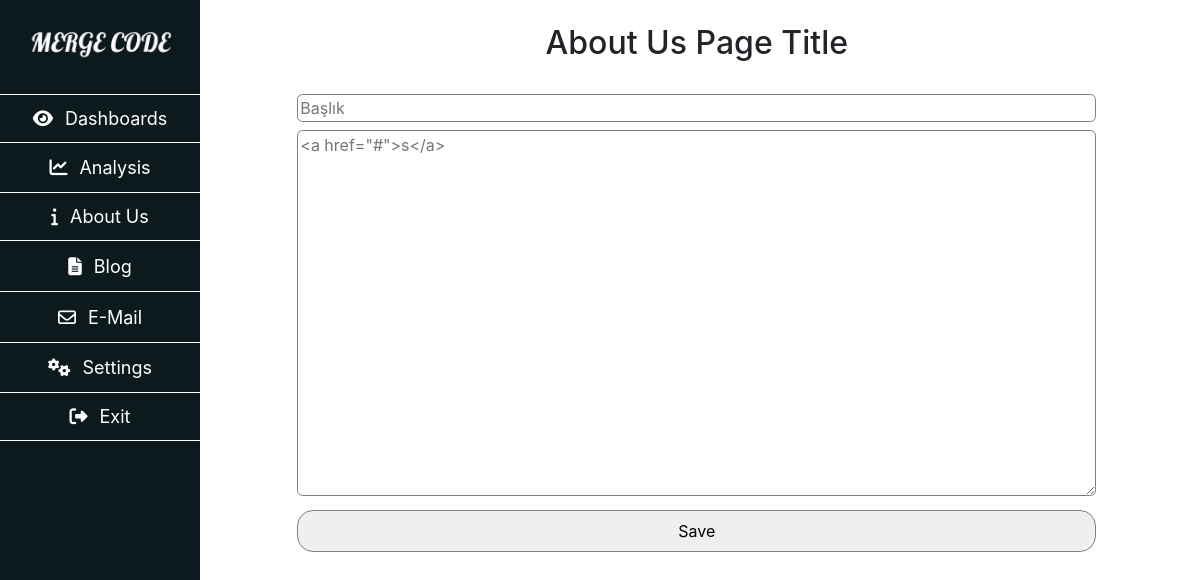
/mc-admin/about-us.php (signed in), run on an earlier commit of the app's database.
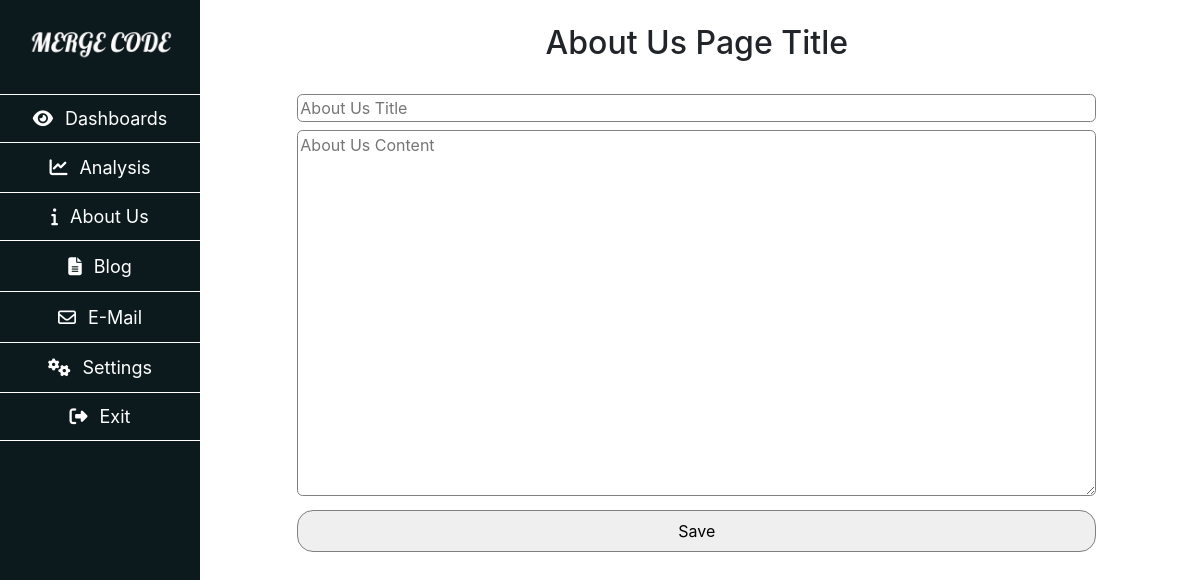
And on a later commit of the database.
### tables this page shows
CREATE TABLE IF NOT EXISTS `about_us` (
  `id` int(11) NOT NULL AUTO_INCREMENT,
  `title` text NOT NULL,
  `content` text NOT NULL,
  PRIMARY KEY (`id`)
);

### mc-admin/about-us.php (the view, shortened to what this page needs)
<?php
	include("header.php");
	$about_us_query = $conn->query("SELECT * FROM about_us WHERE id='1' ");
	while($read_about_us=mysqli_fetch_array($about_us_query)){
		$title = $read_about_us["title"];
		$content = $read_about_us["content"];
	}
?>
<div class="container-fluid h-100">
	<div class="row h-100">
		<div class="col-lg-2 col-md-2 col-sm-12 col-xs-12" id="sidebar">
			<?php include("sidebar.php"); ?>
		</div>
			<?php include("sidebar-mobile.php"); ?>
		<div id="main-content" class="col-lg-10 col-md-10 col-sm-12 col-xs-12 text-center">
			<form id="frm">
				<h2 class="mt-4"><?php echo $lang["about-us-page-title"];?></h2>
				<div class="col-12 text-center">
					<div id="sonuc"></div><br />
				</div>
				<div class="col-12">
					<input class="input-85" type="text" name="title" placeholder="<?php echo $title;?>"/>
				</div>
				<div class="col-12 mt-2">
					<textarea class="input-85" rows="15%" name="content" placeholder='<?php echo $content;?>'></textarea><br>
				</div>
				<div class="col-12 mt-2">
					<input class="send-button-85" type="button" id="btn" value='<?php echo $lang["save"];?>'>
				</div>
			</form>
		</div>
	</div>
</div>
<?php include("footer.php"); ?>

What changed in the data, as far as the page shows it:
changed about_us: title "Başlık" → "About Us Title"; content "<a href=\"#\">s</a>" → "About Us Content"
